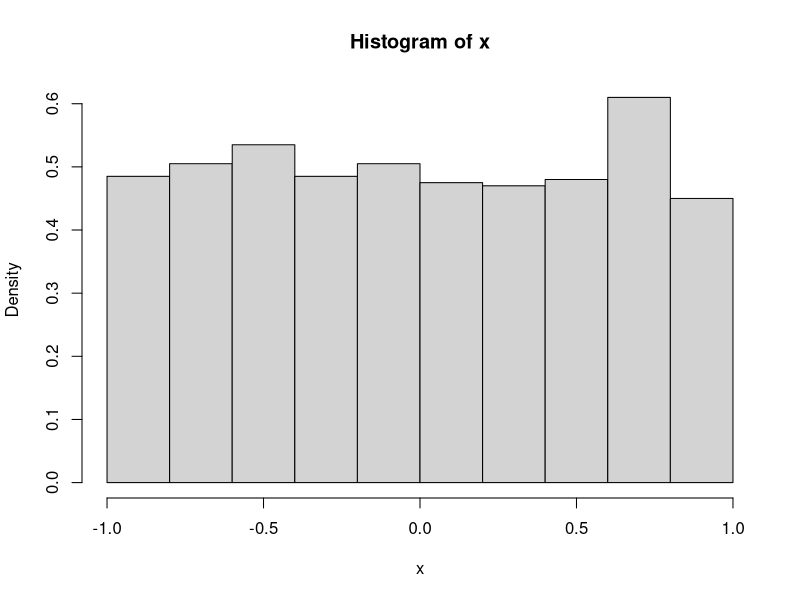

The R source for this figure: (Note: this script raises an error after producing the figure.)
# -basics : functions
#we can use help funciton to actually see what a function, operator does in R
help("log")
#or
?"log"
#we can check what arguments a function takes by using the args function
args(log)

#function (x, base = exp(1)) 
#suppose you want to set the logrithmic base to 2 you can set
#the second parameter while calling the function

#nested function
log(exp(1))
#as these are inverse function we get 1
#there are many inbuilt datasets available in R
data() 

#sequence function 
sequence <- seq(1,1000)#creates a sequence of numbers entered as arguments
sum(sequence) # adds all the numbers of the sequence

#alternative to sequence we can also use : symbol to return a sequence
sum(1:1000)

#to see all the variables and functions defined in the workspace
ls()

log(1024,4) #log of 1024 to the base 4

#create a uniformly distributed sample using runif(n,min,max)
  x <- runif(1000,-1,1)
  hist(x,freq = F)
  qplot(x,color=I('black'))

#create a normally distributed sample using the rnorm(n) function

  x <- rnorm(1000)
  hist(x)
  qplot(x,color=I('black'))

#instead of creating the sample and then visualizing the distribution, we can create and visualize it at 
# the same time  
  curve(dnorm(x),add=T) 
  

  
  h <- hist(x, plot=F)
  ylim <- range(0, h$density, dnorm(0))
  hist(x, freq=F, ylim=ylim)
  curve(dnorm(x), add=T)
  
  curve(rnorm(x),add=T)
  
  